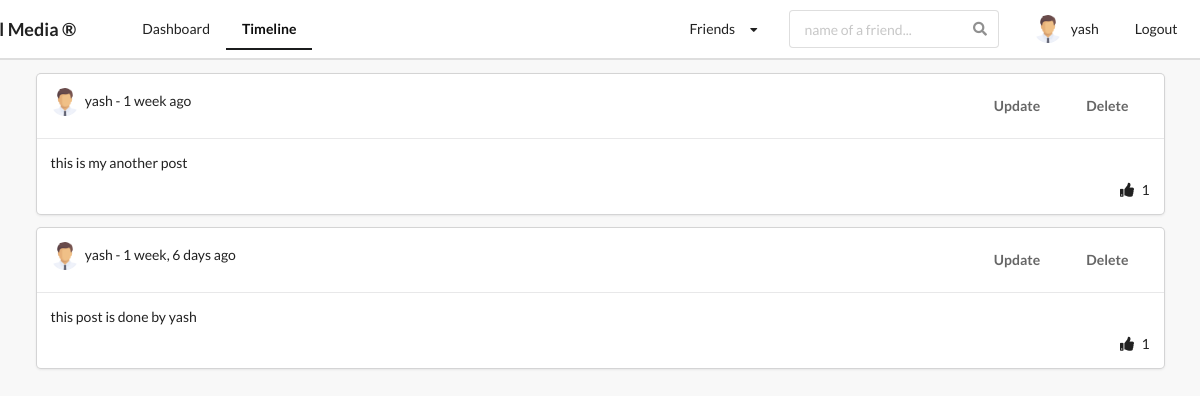
The app's page /profiles/timeline/ (signed in) with its own data.
### posts/models.py (models this page shows, shortened)
class Post(models.Model):
    content = models.TextField()
    image = models.ImageField(upload_to='posts/', validators = [FileExtensionValidator(['png','jpg','jpeg'])], blank = True)
    liked = models.ManyToManyField(Profile, blank=True, related_name='likes')
    updated = models.DateTimeField(auto_now=True)
    created = models.DateTimeField(auto_now_add=True)
    author = models.ForeignKey(Profile, on_delete=models.CASCADE, related_name='posts')
    def no_of_likes(self):
        return self.liked.all().count()
    class Meta:
        ordering = ('-created',)    #newer post will be at the top and older post will be at bottom

### profiles/models.py (models this page shows, shortened)
class Profile(models.Model):
    first_name = models.CharField(max_length = 200, blank = True)
    last_name = models.CharField(max_length = 200, blank = True)
    user = models.OneToOneField(settings.AUTH_USER_MODEL,on_delete=models.CASCADE)
    bio = models.TextField(default = "no bio", max_length=300, blank = True)
    email = models.EmailField(max_length = 200,blank = True)
    country = models.CharField(choices = COUNTRY_CHOICES, max_length = 100,blank = True)
    avatar = models.ImageField(default = "avatar.png", upload_to = 'avatars/')
    friends = models.ManyToManyField(settings.AUTH_USER_MODEL, blank = True, related_name='friends')
    slug = models.SlugField(unique = True, blank = True)
    updated = models.DateTimeField(auto_now=True)
    created =  models.DateTimeField(auto_now_add=True)
    objects = ProfileManager()
    __initial_first_name = None
    __initial_last_name = None
    def __init__(self,*args, **kwargs):
        super().__init__(*args, **kwargs)
        self.__initial_first_name = self.first_name
        self.__initial_last_name = self.last_name
    def get_friends_no(self):
        return self.friends.all().count()

### profiles/views.py (the view)
# urls.py: path('timeline/', get_users_posts, name="users_posts"),
@login_required
def get_users_posts(request, *args, **kwargs):
    profile = Profile.objects.get(user=request.user)
    users_posts = Post.objects.filter(author = profile)
    is_empty = False
    if len(users_posts) == 0:
        is_empty = True
    context = {
        'posts':users_posts,
        'is_empty':is_empty,
    }
    return render(request, 'profiles/timeline.html', context)

### profiles/context_processors.py (called while the page is built)
def profile_dp(request):
    if request.user.is_authenticated:
        profile_obj = Profile.objects.get(user=request.user)
        pic = profile_obj.avatar
        return {'picture':pic}
    return {}

def invitation_received_no(request):
    if request.user.is_authenticated:
        profile_obj = Profile.objects.get(user=request.user)
        qs_count = Relationship.objects.invitations_received(profile_obj).count()
        return {'invites_no':qs_count}
    return {}

def friends_no(request):
    if request.user.is_authenticated:
        profile_obj = Profile.objects.get(user=request.user)
        count = profile_obj.get_friends_no()
        return {'friend_count':count}
    return {}

### profiles/models.py (called while the page is built)
    def invitations_received(self,receiver):
        qs = Relationship.objects.filter(receiver=receiver, status='send')
        return qs

### profiles/templates/profiles/timeline.html (shortened to what this page needs)
{% extends 'base.html' %}
{% block content %}
{% if is_empty %}
<div style="margin-top:230px;" align="center">
    <h3>No Post available</h3>
</div>
{% else %}
{% for post in posts %}
<div class="ui fluid card">
    <div class="content">
        <div class="right floated meta">
            <div class="ui grid">
                <div class="row">
                    {% ifequal request.user post.author.user %}
                    <a href="{% url 'posts:post_update' post.pk %}"><button class="ui button"
                            style="background-color: transparent !important;">Update</button></a>
                    <a href="{% url 'posts:post_delete' post.pk %}"><button class="ui button"
                            style="background-color: transparent !important;">Delete</button></a>
                    {% endifequal %}
                </div>
            </div>
        </div>
        <img class="ui avatar image" src={{post.author.avatar.url}}>
        {{ post.author.user }} - {{ post.created|timesince}} ago
    </div>
    <div class="content">
        <p> {{ post.content }} </p>
        <div class="right floated">
            <form action="{% url 'posts:like_post_view' %}" method="POST">
                {% if profile not in post.liked.all %}
                <i class="thumbs up icon"></i>
                <span> {{post.no_of_likes}}</span>
                {% else %}
                <i class="thumbs down icon"></i>
                <span> {{post.no_of_likes}}</span>
                {% endif %}
            </form>
        </div>
    </div>
</div>
{% endfor %}
{% endif %}
{% endblock content %}

### templates/main/navbar.html (shortened to what this page needs)
{% url 'posts:main_post_view' as path_to_posts %}
{% url 'profiles:my_profile_view' as path_to_my_profile %}
{% url 'profiles:users_posts' as path_to_timeline %}
{% url 'logout_view' as path_to_logout %}
{% url 'login_view' as path_to_login %}
<div class="ui secondary pointing menu nav" style="height:60px; position:sticky; top:0; z-index:1; background-color: white;">
    <div class="ui container">
        <h3 style="margin-left:-80px; padding-right:50px; padding-top: 8px;">Social Media &reg;</h3>
        <a href="{{path_to_posts}}" class="{% if request.path == path_to_posts %}active{% endif %} item">
            Dashboard
        </a>
        {% if request.user.is_authenticated %}
        <a href="{{path_to_timeline}}" class="{% if request.path == path_to_timeline %}active{% endif %} item">
            Timeline
        </a>
        {% endif %}
        <div class="right menu">
            {% if request.user.is_authenticated %}
                <div class="item">
                    <div class="ui dropdown"> Friends
                        <i class="ui dropdown icon"></i>
                    </div>
                </div>
                <div class="item" style="padding-bottom:0px; padding-right:30px;">
                    <form action="" method="GET">
                        <div class="ui icon input" style="">
                            <input class="prompt transparent" type="text" name='q' placeholder="name of a friend...">
                        </div>
                    </form>
                </div>
                <a style="padding:5px; padding-right:20px" href="{{path_to_my_profile}}" class="{% if request.path == path_to_my_profile %}active{% endif %} item" style="margin-top:10px;">
                    <img src={{picture.url}} class="ui avatar image">&nbsp;
                    {{request.user}}
                </a>
                <a style="margin-right:-30px" href="{{path_to_logout}}" class="ui item">Logout</a>
            {% else %}
                <a href="{{path_to_login}}" class="ui item">
                  Login
                </a>
            {% endif %}
        </div>
    </div>
</div>

### static_project/style.css (style rules this page uses)
body { background-color: #f8f8f8 !important; }
.nav { border-radius: 0px !important; padding: 10px 0 10px 0 !important; background-color: black; }

### records on screen
Post: author.avatar (placeholder picture), author.user "yash", created "1 week", content "this is my another post", no_of_likes "1"
Post: author.avatar (placeholder picture), author.user "yash", created "1 week, 6 days", content "this post is done by yash", no_of_likes "1"

### other values on screen
{{ request.user }} "yash"
